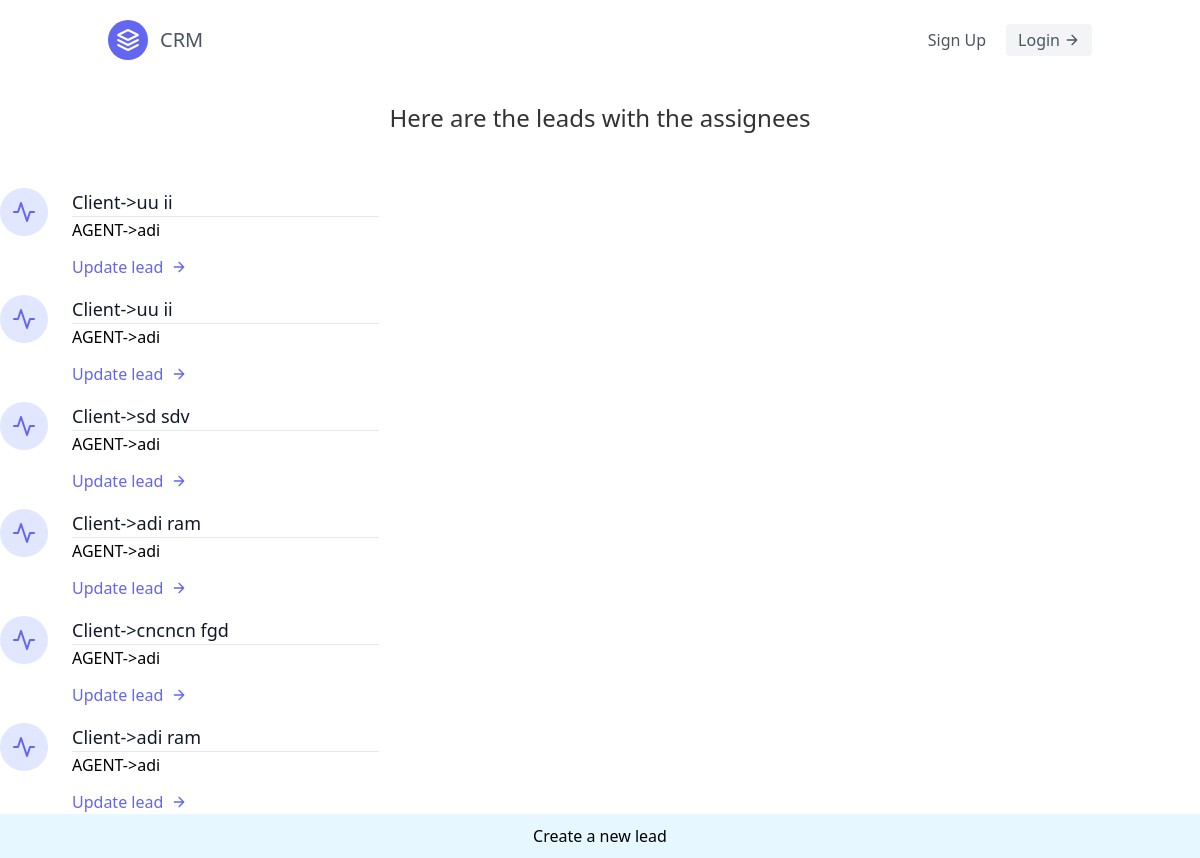
Before: /leads/ with the older database file.
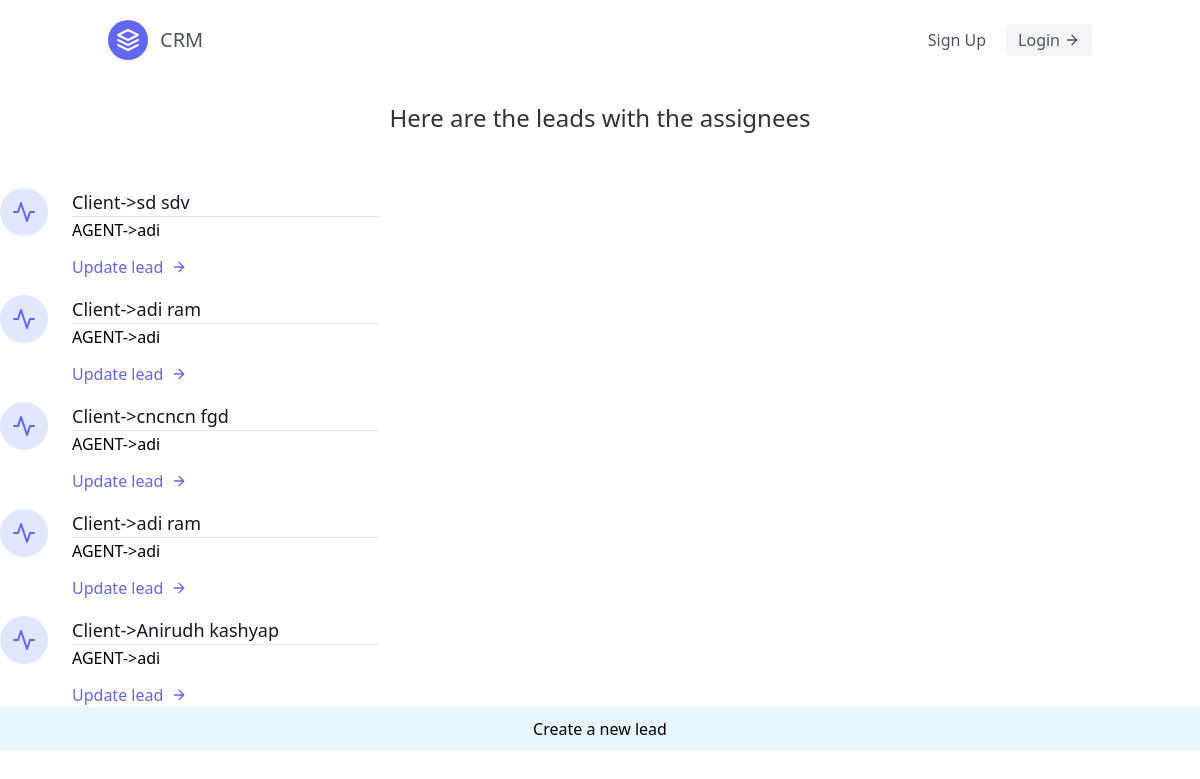
After: the same page with the newer database file.
### leads/models.py (models this page shows, shortened)
class Lead(models.Model):
    first_name=models.CharField(max_length=200)
    last_name=models.CharField(max_length=200)
    age=models.IntegerField(default=0)
    agent=models.ForeignKey(Agent,on_delete=models.CASCADE)

class Agent(models.Model):
    user=models.OneToOneField('User',on_delete=models.CASCADE)
    def __str__(self):
        return self.user.username

class User(AbstractUser):
    pass

### leads/views.py (the view)
# urls.py: path('',leads_list,name='leads-list'),
def leads_list(request):
   print(request)
   leads=Lead.objects.all()
   context={
      'leads':leads
    }
   return render(request,'leads/leads.html',context)

### leads/templates/leads/leads.html (shortened to what this page needs)
{% extends "base.html" %}
{% block content %}
    <section class="text-gray-600 body-font">
        <div class="container px-5 py-5 mx-auto">
            <h1 class="sm:text-3xl text-2xl font-medium title-font centered-heading beautify-heading">Here are the leads with the assignees</h1>
        </div>
    </section>
  <section>
    <div>
      {% for lead in leads %}
      <div class="flex flex-wrap sm:-m-4 -mx-4 -mb-10 -mt-4 md:space-y-0 space-y-6">
        <div class="p-4 md:w-1/3 flex">
          <div class="w-12 h-12 inline-flex items-center justify-center rounded-full bg-indigo-100 text-indigo-500 mb-4 flex-shrink-0">
            <svg fill="none" stroke="currentColor" stroke-linecap="round" stroke-linejoin="round" stroke-width="2" class="w-6 h-6" viewBox="0 0 24 24">
              <path d="M22 12h-4l-3 9L9 3l-3 9H2"></path>
            </svg>
          </div>
          <div class="flex-grow pl-6">
            <a href="{% url 'leads:lead-detail' lead.pk %}"class="text-gray-900 text-lg title-font font-medium mb-2 capitalize-text">Client->{{lead.first_name}} {{lead.last_name}}<hr></a>
            <p class="leading-relaxed text-base capitalize-text">AGENT->{{lead.agent}}</p>
            <a href="{% url 'leads:lead-update' lead.pk %}" class="mt-3 text-indigo-500 inline-flex items-center">Update lead
              <svg fill="none" stroke="currentColor" stroke-linecap="round" stroke-linejoin="round" stroke-width="2" class="w-4 h-4 ml-2" viewBox="0 0 24 24">
                <path d="M5 12h14M12 5l7 7-7 7"></path>
              </svg>
            </a>
          </div>
        </div>
      </div>
      {% endfor %}
    </div>
  </section>
  <div class="centered-link">
      <a href="{% url 'leads:lead-create' %}" style="text-decoration: none;">Create a new lead</a>
  </div>
{% endblock content %}

Changed rows visible on the page:
removed Lead: first_name "uu", last_name "ii", agent "adi"
removed Lead: first_name "uu", last_name "ii", agent "adi"
added Lead: first_name "Anirudh", last_name "kashyap", agent "adi"
